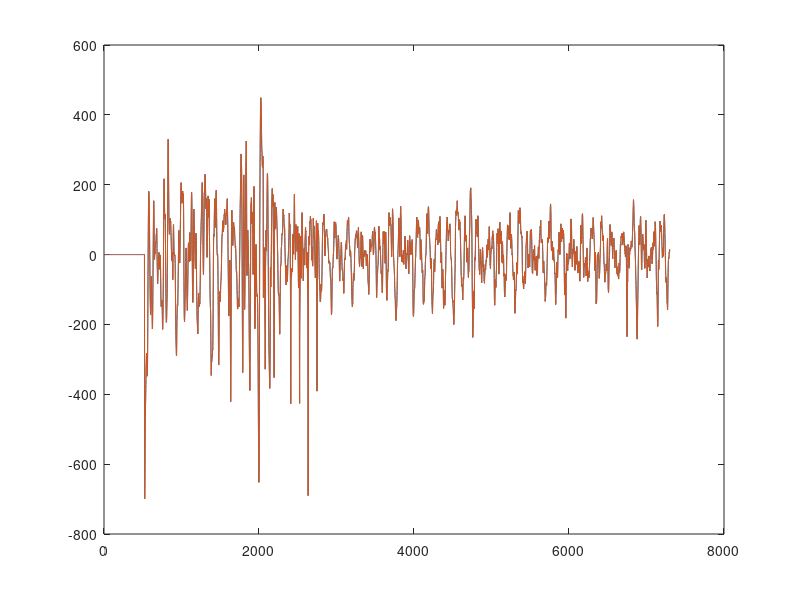

The MATLAB script that drew this image:


d = textread('gplpe.txt');
for i = 1:length(d)
    if i == 1
       x_dot = 0;
       x_dot_2 = 0
       p_x_dot = 0;
    else
        x_dot = d(i) - d(i-1);
        x_dot_2 = x_dot - p_x_dot;
        p_x_dot = x_dot;
        
        x_dot_2_s(i) = x_dot_2;
    end
end

x_dot = 0;
p_x_dot = 0;
x = 0;
p_x = 0;
for i = 4:length(d)
    
    x_dot_2 = x_dot_2_s(i);
    x_dot = x_dot + x_dot_2;
    x = x + x_dot;

    
    x_s(i) = x;
    
end

figure;
plot([zeros(1,0), x_s]);
hold on;
plot(d)

